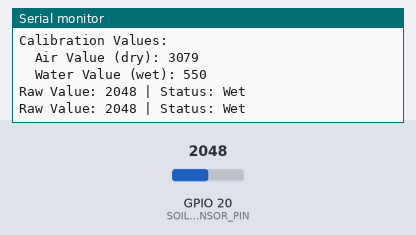
A sketch run on a simulated ESP32-S3. Parts: the last lines printed to the serial monitor. The test bench sets the inputs (shaded band); at power-on: GPIO 20 (SOIL_SENSOR_PIN) = 2048 (analog values on the 0–4095 scale).

Above: at 2.2 s.
2.3 s: GPIO 20 (SOIL_SENSOR_PIN) set to 2866
At 3.5 s:
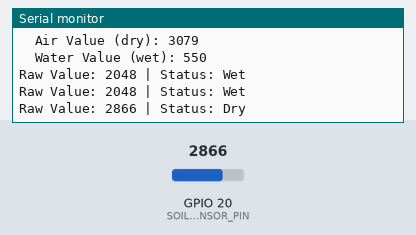
5.5 s: GPIO 20 (SOIL_SENSOR_PIN) set to 3603
At 6.8 s:
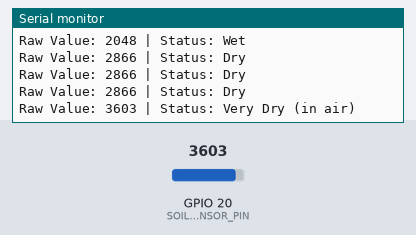
8.5 s: GPIO 20 (SOIL_SENSOR_PIN) set to 1228
At 9.3 s:
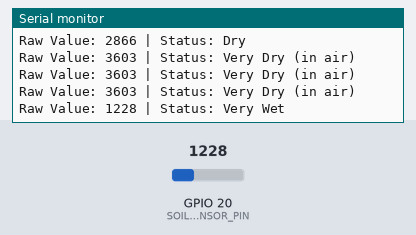
11.5 s: GPIO 20 (SOIL_SENSOR_PIN) set to 491
At 12.8 s:
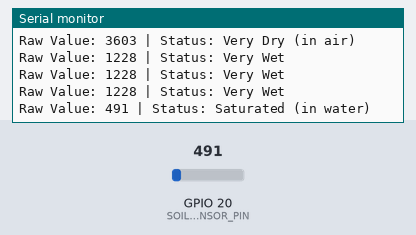

Measured:
- after the input at 2.3 s, the serial monitor: prints a new line after 0.71 s (image 1)
- after the input at 5.5 s, the serial monitor: prints a new line after 0.52 s (image 2)
- after the input at 8.5 s, the serial monitor: prints a new line after 0.52 s (image 3)
- after the input at 11.5 s, the serial monitor: prints a new line after 0.52 s (image 4)

The sketch:

SEN0193_Soil_Moister_Sensor.ino
```cpp
// (licence header left out)
#define SOIL_SENSOR_PIN 20  // Analog pin for soil moisture sensor

// Calibration values - adjust these for your sensor
const int AirValue = 3079;    // Value when sensor is in air (dry)
const int WaterValue = 550;  // Value when sensor is in water (wet)

int intervals = (AirValue - WaterValue) / 3;
int soilMoistureValue = 0;

void setup() {
  Serial.begin(115200);
  delay(1000);

  Serial.println("ESP32-S3 SEN0193 Soil Moisture Sensor Reader");
  Serial.println("==========================================");
  Serial.println();

  // pinMode(SOIL_SENSOR_PIN, INPUT);

  // Configure ADC resolution (ESP32 default is 12-bit, 0-4095)
  analogReadResolution(12);

  Serial.println("Sensor initialized on GPIO");
  Serial.println();
  Serial.println("Calibration Values:");
  Serial.print("  Air Value (dry): ");
  Serial.println(AirValue);
  Serial.print("  Water Value (wet): ");
  Serial.println(WaterValue);
  Serial.println();
}

void loop() {
  // Read analog value from soil moisture sensor
  soilMoistureValue = analogRead(SOIL_SENSOR_PIN);

  // Print raw value
  Serial.print("Raw Value: ");
  Serial.print(soilMoistureValue);
  Serial.print(" | Status: ");

  // Determine moisture level
  if (soilMoistureValue > WaterValue && soilMoistureValue < (WaterValue + intervals)) {
    Serial.println("Very Wet");
  }
  else if (soilMoistureValue > (WaterValue + intervals) && soilMoistureValue < (AirValue - intervals)) {
    Serial.println("Wet");
  }
  else if (soilMoistureValue < AirValue && soilMoistureValue > (AirValue - intervals)) {
    Serial.println("Dry");
  }
  else if (soilMoistureValue >= AirValue) {
    Serial.println("Very Dry (in air)");
  }
  else if (soilMoistureValue <= WaterValue) {
    Serial.println("Saturated (in water)");
  }

  delay(1000);  // Read every second
}
```
